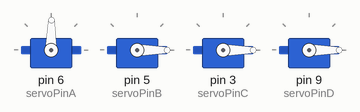
Recording of a sketch running on a simulated Arduino Uno, built with avr-gcc and run on an emulated ATmega328P. Parts: 4 × servo.

Above: at 3.4 s.
At 9.7 s:
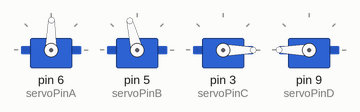
At 14.5 s:
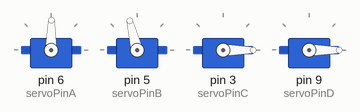
At 17.6 s:
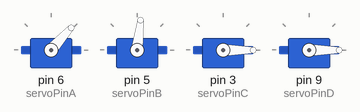
At 23.1 s:
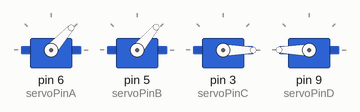
At 30.7 s:
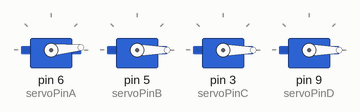
Timing chart, 0 to 32.2 s (numbered marks = the images above):
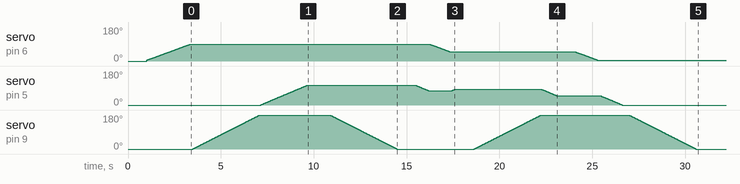

The sketch:

code_for_pic_and_place.ino
```cpp
#include <Servo.h>

// Create servo objects.
Servo servoA;  // Base Servo: Rotate entire arm left and right.
Servo servoB;  // Arm Servo: Moves arm up and down.
Servo servoC;  // Arm Servo: Twist arm left and right.
Servo servoD;  // Claw Servo: Open and closes the claw.

//defining PWM pins
const int servoPinA = 6;  //A
const int servoPinB = 5;  //B
const int servoPinC = 3;  //C
const int servoPinD = 9;  //D


void resetArm() {
  // Arm resting position.
  servoA.write(0);
  servoB.write(0);
  servoC.write(0);
  servoD.write(0);
}

void grabItem() {
  //picking the object
  servoD.write(0);
  delay(1000);
  servoA.write(90);
  delay(1000);
  servoB.write(100);
  delay(1000);
  servoC.write(0);
  delay(1000);
}

void dropItem() {


  //placing the object
  servoB.write(180);
  delay(1000);
  servoD.write(180);
  delay(1000);
}

void fk_test1() {

  int a = map(90, 0, 180, 5, 135);  //maping for A
  int b = map(90, 0, 180, 0, 150);  // maping for B

  servoA.write(a);
  delay(1000);
  servoB.write(b);
  delay(1000);
}

void grab() {
  servoD.write(0);
  delay(1000);
}
void fk_test2() {

  int a = map(180, 0, 180, 5, 135);  //maping for A
  int b = map(90, 0, 180, 0, 150);   // maping for B

  servoA.write(a);
  delay(1000);
  servoB.write(b);
  delay(1000);
}

int pick_position(int angleA1, int angleB1, int angleC1) {
  for (int angle = 0; angle <= angleA1; angle += 1) {
    int a = map(angle, 0, 180, 5, 135);

    servoA.write(a);  // Move to the specified angle
    delay(20);        // Small delay for smoother motion
  }
  delay(100);

  grabbing();

  for (int angle = 0; angle <= angleB1; angle += 1) {
    int b = map(angle, 0, 180, 0, 150);

    servoB.write(b);  // Move to the specified angle
    delay(20);        // Small delay for smoother motion
  }
  delay(100);
  for (int angle = 0; angle <= angleC1; angle += 1) {
    servoC.write(angle);  // Move to the specified angle
    delay(20);            // Small delay for smoother motion
  }
  delay(100);
}

int place_position(int angleA1, int angleB1, int angleC1, int angleA2, int angleB2, int angleC2) {

  if (angleB1 < 90) {
    for (int angle = angleB1; angle <= 90; angle += 1) {
      int b = map(angle, 0, 180, 0, 150);
      servoB.write(b);  // Move to the specified angle
      delay(20);        // Small delay for smoother motion
    }
  } else {
    for (int angle = angleB1; angle >= 90; angle -= 1) {
      int b = map(angle, 0, 180, 0, 150);
      servoB.write(b);  // Move to the specified angle
      delay(20);        // Small delay for smoother motion
    }
  }


  if (angleA2 > angleA1) {
    for (int angle = angleA1; angle <= angleA2; angle += 1) {
      int a = map(angle, 0, 180, 5, 135);
      servoA.write(a);  // Move to the specified angle
      delay(20);        // Small delay for smoother motion
    }
  } else {
    for (int angle = angleA1; angle >= angleA2; angle -= 1) {
      int a = map(angle, 0, 180, 5, 135);
      servoA.write(a);  // Move to the specified angle
      delay(20);        // Small delay for smoother motion
    }
  }

  if (angleB2 > 90) {
    for (int angle = 90; angle <= angleB2; angle += 1) {
      int b = map(angle, 0, 180, 0, 150);
      servoB.write(b);  // Move to the specified angle
      delay(20);        // Small delay for smoother motion
    }
  } else {
    for (int angle = 90; angle >= angleB2; angle -= 1) {
      int b = map(angle, 0, 180, 0, 150);
      servoB.write(b);  // Move to the specified angle
      delay(20);        // Small delay for smoother motion
    }
  }

  if (angleC2 > angleC1) {
    for (int angle = angleC1; angle <= angleC2; angle += 1) {
      servoC.write(angle);  // Move to the specified angle
      delay(20);            // Small delay for smoother motion
    }
  } else {
    for (int angle = angleC1; angle >= angleC2; angle -= 1) {
      servoC.write(angle);  // Move to the specified angle
      delay(20);            // Small delay for smoother motion
    }
  }
  delay(1000);
  grabbing();
  for (int angle = angleB2; angle >= angleB2 - 40; angle -= 1) {
    int b = map(angle, 0, 180, 0, 150);
    servoB.write(b);  // Move to the specified angle
    delay(20);        // Small delay for smoother motion
  }
}

int back_to_initial(int angleA2, int angleB2, int angleC2) {
  for (int angle = angleA2; angle >= 0; angle -= 1) {
    int a = map(angle, 0, 180, 5, 135);

    servoA.write(a);  // Move to the specified angle
    delay(20);        // Small delay for smoother motion
  }

  delay(100);
  for (int angle = angleB2; angle >= 0; angle -= 1) {
    int b = map(angle, 0, 180, 0, 150);

    servoB.write(b);  // Move to the specified angle
    delay(20);        // Small delay for smoother motion
  }
  delay(100);

  for (int angle = angleC2; angle >= 0; angle -= 1) {
    servoC.write(angle);  // Move to the specified angle
    delay(20);            // Small delay for smoother motion
  }
  delay(100);
}

void grabbing() {
  for (int angle = 0; angle <= 180; angle += 1) {
    servoD.write(angle);  // Move to the specified angle
    delay(20);            // Small delay for smoother motion
  }
}

void dropping() {
  for (int angle = 180; angle >= 0; angle -= 1) {
    servoD.write(angle);  // Move to the specified angle
    delay(20);            // Small delay for smoother motion
  }
}


void inverse_test1() {

  int a = map(117, 0, 180, 5, 135);  //maping for A
  int b = map(112, 0, 180, 0, 150);  // maping for B

  servoA.write(a);
  delay(1000);
  servoB.write(b);
  delay(1000);
}

void setup() {

  // Servos attached to corresponding PWM pins.
  servoA.attach(servoPinA);
  servoB.attach(servoPinB);
  servoC.attach(servoPinC);
  servoD.attach(servoPinD);

  int pick_angle1 = 117;
  int pick_angle2 = 125;
  int pick_angle3 = 0;

  int place_angle1 = 60;
  int place_angle2 = 100;
  int place_angle3 = 0;


  //start with beging position.
  resetArm();
  delay(1000);
  pick_position(pick_angle1, pick_angle2, pick_angle3);
  delay(1000);
  dropping();
  delay(1000);
  place_position(pick_angle1, pick_angle2, pick_angle3, place_angle1, place_angle2, place_angle3);

  delay(1000);
  back_to_initial(place_angle1, place_angle2-40, place_angle3);

  delay(100);
  dropping();
}

void loop() {
  // for (int angle = 0; angle <= 180; angle += 1) {
  //   servoD.write(angle);  // Move to the specified angle
  //   delay(20);            // Small delay for smoother motion
  // }

  // delay(500);
  // for (int angle = 180; angle >= 0; angle -= 1) {
  //   servoD.write(angle);  // Move to the specified angle
  //   delay(20);            // Small delay for smoother motion
  // }

  //fk_test1();
  //inverse_test1();
  // pick_position(117, 125, 0);
  // place_position(117, 125, 0, 20, 50, 90);
  // back_to_initial(20, 50, 90);
}
```
